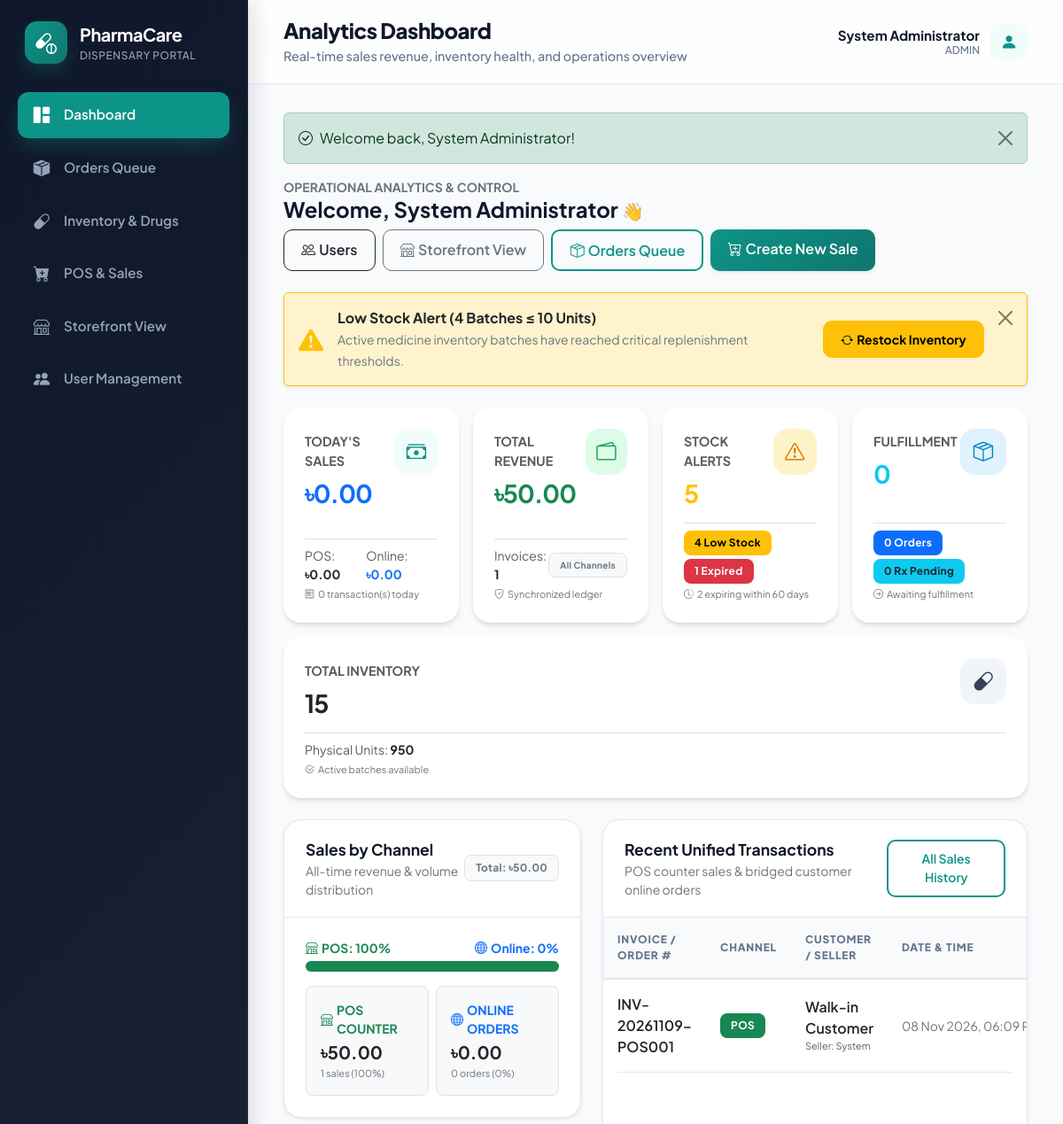
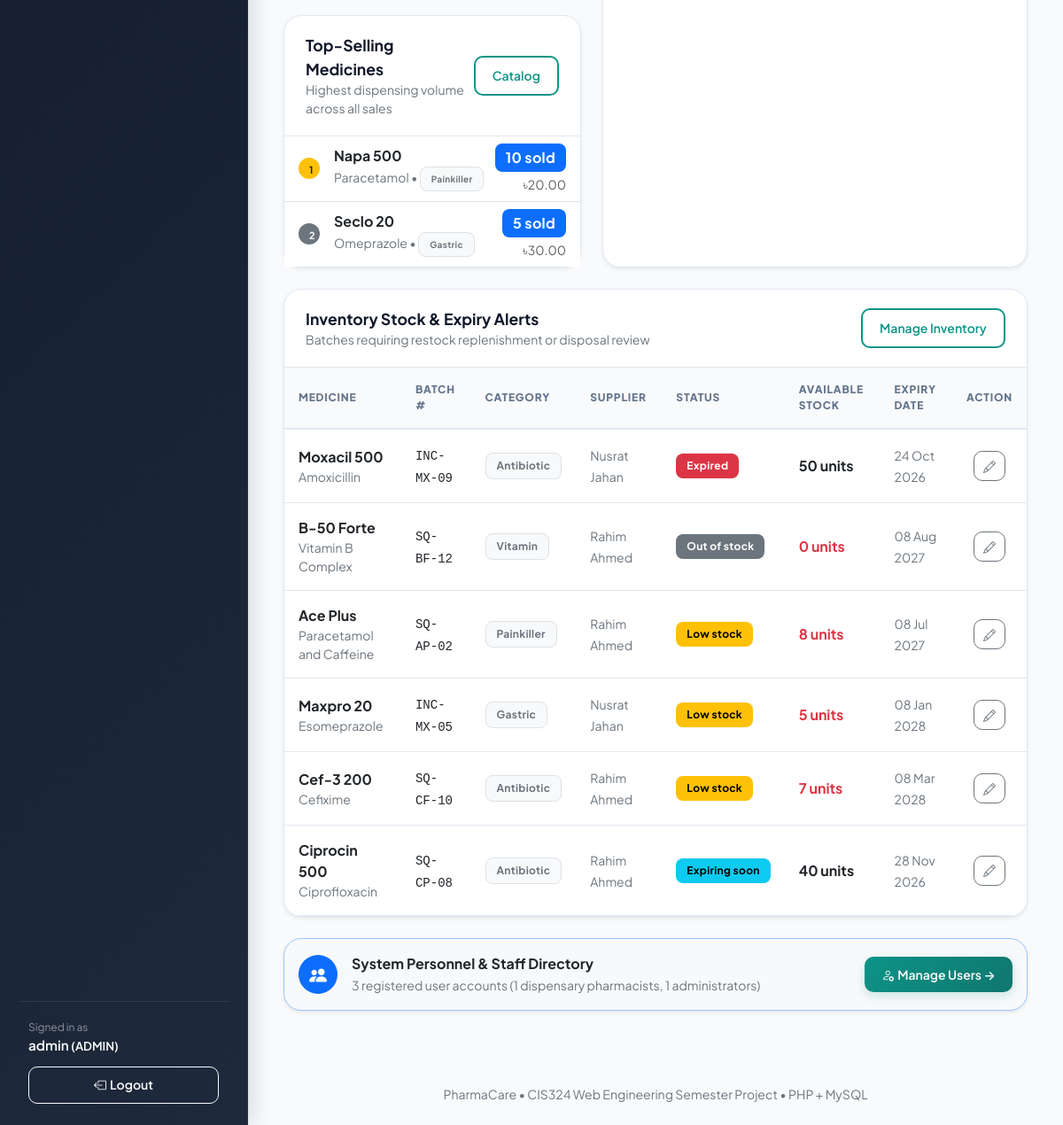
Screenshot of /index.php?page=dashboard (signed in) with the database file from the repository (2 pictures, top to bottom).
### tables this page shows
CREATE TABLE app_users (
    id INT AUTO_INCREMENT PRIMARY KEY,
    full_name VARCHAR(100) NOT NULL,
    username VARCHAR(50) NOT NULL UNIQUE,
    email VARCHAR(100) NULL UNIQUE,
    phone VARCHAR(30) NULL,
    address TEXT NULL,
    password VARCHAR(255) NOT NULL,
    role ENUM('ADMIN', 'STAFF', 'CUSTOMER') NOT NULL DEFAULT 'CUSTOMER',
    enabled TINYINT(1) NOT NULL DEFAULT 1,
    created_at DATETIME NOT NULL DEFAULT CURRENT_TIMESTAMP
);

CREATE TABLE sales (
    id INT AUTO_INCREMENT PRIMARY KEY,
    invoice_number VARCHAR(50) NOT NULL UNIQUE,
    sale_date DATETIME NOT NULL DEFAULT CURRENT_TIMESTAMP,
    customer_name VARCHAR(100) NULL,
    customer_phone VARCHAR(30) NULL,
    subtotal DECIMAL(10,2) NOT NULL,
    discount DECIMAL(10,2) NOT NULL DEFAULT 0.00,
    total_amount DECIMAL(10,2) NOT NULL,
    sold_by_id INT NOT NULL,
    channel VARCHAR(20) NOT NULL DEFAULT 'POS',
    order_id INT NULL,
    CONSTRAINT chk_sales_subtotal CHECK (subtotal >= 0),
    CONSTRAINT chk_sales_total CHECK (total_amount >= 0),
    CONSTRAINT fk_sales_sold_by FOREIGN KEY (sold_by_id) REFERENCES app_users(id) ON DELETE RESTRICT,
    CONSTRAINT fk_sales_order FOREIGN KEY (order_id) REFERENCES orders(id) ON DELETE SET NULL,
    INDEX idx_sale_date (sale_date),
    INDEX idx_sale_channel (channel),
    INDEX idx_sale_order (order_id)
);

CREATE TABLE medicines (
    id INT AUTO_INCREMENT PRIMARY KEY,
    name VARCHAR(120) NOT NULL,
    generic_name VARCHAR(120) NOT NULL,
    brand_name VARCHAR(120) NULL,
    batch_number VARCHAR(50) NOT NULL UNIQUE,
    medicine_type ENUM('TABLET', 'CAPSULE', 'SYRUP', 'INJECTION', 'CREAM', 'DROP', 'INHALER', 'OTHER') NOT NULL DEFAULT 'TABLET',
    purchase_price DECIMAL(10,2) NOT NULL,
    selling_price DECIMAL(10,2) NOT NULL,
    quantity INT NOT NULL DEFAULT 0,
    minimum_stock_level INT NOT NULL DEFAULT 10,
    manufacturing_date DATE NULL,
    expiry_date DATE NOT NULL,
    prescription_required TINYINT(1) NOT NULL DEFAULT 0,
    active TINYINT(1) NOT NULL DEFAULT 1,
    category_id INT NOT NULL,
    supplier_id INT NOT NULL,
    created_at DATETIME NOT NULL DEFAULT CURRENT_TIMESTAMP,
    CONSTRAINT chk_medicine_quantity CHECK (quantity >= 0),
    CONSTRAINT chk_medicine_prices CHECK (purchase_price >= 0 AND selling_price >= 0),
    CONSTRAINT fk_medicine_category FOREIGN KEY (category_id) REFERENCES categories(id) ON DELETE RESTRICT,
    CONSTRAINT fk_medicine_supplier FOREIGN KEY (supplier_id) REFERENCES suppliers(id) ON DELETE RESTRICT,
    INDEX idx_medicine_name (name),
    INDEX idx_medicine_generic (generic_name),
    INDEX idx_medicine_expiry (expiry_date)
);

CREATE TABLE categories (
    id INT AUTO_INCREMENT PRIMARY KEY,
    name VARCHAR(50) NOT NULL UNIQUE,
    description VARCHAR(255) NULL,
    created_at DATETIME NOT NULL DEFAULT CURRENT_TIMESTAMP
);

CREATE TABLE suppliers (
    id INT AUTO_INCREMENT PRIMARY KEY,
    name VARCHAR(100) NOT NULL,
    company_name VARCHAR(120) NULL,
    phone VARCHAR(30) NOT NULL,
    email VARCHAR(120) NULL,
    address VARCHAR(255) NULL,
    created_at DATETIME NOT NULL DEFAULT CURRENT_TIMESTAMP
);

### pages/dashboard.php (the view, shortened to what the rows shown need)
<?php
$summary = DashboardService::getSummary();
$recentSales = $summary['recent_transactions'];
$alerts = $summary['inventory_alerts'];
?>
<div class="d-flex flex-wrap justify-content-between align-items-center gap-2 mb-4">
    <div>
        <div class="text-secondary small fw-bold text-uppercase">Operational Analytics &amp; Control</div>
        <h2 class="h4 mb-0 fw-bold">Welcome, <?= e(user()['full_name']) ?> <span class="fs-5">👋</span></h2>
    </div>
</div>
<div class="row g-4 mb-4">
    <div class="col-xl-7">
        <div class="card shadow-sm h-100">
            <div class="table-responsive">
                <table class="table align-middle table-hover mb-0">
                    <thead class="table-light">
                        <tr>
                            <th>Invoice / Order #</th>
                            <th>Channel</th>
                            <th>Customer / Seller</th>
                            <th>Date &amp; Time</th>
                        </tr>
                    </thead>
                    <tbody>
                        <?php foreach ($recentSales as $sale): ?>
                            <tr>
                                <td>
                                    <a class="fw-semibold text-dark text-decoration-none" href="<?= e(url('invoice', ['id' => $sale['id']])) ?>">
                                        <?= e($sale['invoice_number']) ?>
                                    </a>
                                </td>
                                <td>
                                    <?php if ($sale['channel'] === 'ONLINE'): ?>
                                        <span class="badge text-bg-primary">ONLINE</span>
                                    <?php else: ?>
                                        <span class="badge text-bg-success">POS</span>
                                    <?php endif; ?>
                                </td>
                                <td>
                                    <div class="fw-semibold text-dark"><?= e($sale['customer_name'] ?: 'Counter Walk-in') ?></div>
                                    <div class="small text-muted" style="font-size: 11px;">
                                        Seller: <?= e($sale['seller_name'] ?? 'System') ?>
                                    </div>
                                </td>
                                <td>
                                    <span class="text-nowrap small text-secondary">
                                        <?= e(nice_date($sale['sale_date'], true)) ?>
                                    </span>
                                </td>
                            </tr>
                        <?php endforeach; ?>
                    </tbody>
                </table>
            </div>
        </div>
    </div>
</div>
<div class="card shadow-sm mb-4">
    <div class="table-responsive">
        <table class="table align-middle table-hover mb-0">
            <thead class="table-light">
                <tr>
                    <th>Medicine</th>
                    <th>Batch #</th>
                    <th>Category</th>
                    <th>Supplier</th>
                    <th>Status</th>
                    <th>Available Stock</th>
                    <th>Expiry Date</th>
                    <th class="text-center">Action</th>
                </tr>
            </thead>
            <tbody>
                <?php foreach ($alerts as $m): ?>
                    <tr>
                        <td>
                            <strong class="text-dark"><?= e($m['name']) ?></strong>
                            <div class="small text-secondary"><?= e($m['generic_name']) ?></div>
                        </td>
                        <td>
                            <code class="text-dark"><?= e($m['batch_number']) ?></code>
                        </td>
                        <td>
                            <span class="badge text-bg-light border text-secondary"><?= e($m['category_name']) ?></span>
                        </td>
                        <td>
                            <span class="small text-secondary"><?= e($m['supplier_name'] ?? '—') ?></span>
                        </td>
                        <td>
                            <?php
                                $alertStatus = (string)($m['computed_status'] ?? $m['alert_type'] ?? (function_exists('medicine_status') ? medicine_status($m) : 'AVAILABLE'));
                            ?>
                            <span class="badge text-bg-<?= e(status_badge($alertStatus)) ?>">
                                <?= e(status_label($alertStatus)) ?>
                            </span>
                        </td>
                        <td>
                            <span class="fw-bold <?= (int)$m['quantity'] <= 10 ? 'text-danger' : 'text-dark' ?>">
                                <?= e((string)$m['quantity']) ?> units
                            </span>
                        </td>
                        <td>
                            <span class="small text-secondary"><?= e(nice_date($m['expiry_date'])) ?></span>
                        </td>
                        <td class="text-center">
                            <?php if (is_admin()): ?>
                                <a href="index.php?page=medicines&tab=medicine_form&id=<?= $m['id'] ?>" class="btn btn-sm btn-outline-secondary" title="Edit Batch">
                                    <i class="bi bi-pencil"></i>
                                </a>
                            <?php else: ?>
                                <a href="<?= e(url('medicines', ['keyword' => $m['batch_number']])) ?>" class="btn btn-sm btn-outline-secondary" title="View Batch">
                                    <i class="bi bi-eye"></i>
                                </a>
                            <?php endif; ?>
                        </td>
                    </tr>
                <?php endforeach; ?>
            </tbody>
        </table>
    </div>
</div>

### includes/header.php (shortened to what the rows shown need)
<?php
$heading = page_title($page);
$subtitles = [
    'dashboard'    => 'Real-time sales revenue, inventory health, and operations overview',
    'catalog'      => 'Browse, search, and order available medicines online',
    'cart'         => 'Review selected medicines and complete your order',
    'orders'       => is_customer() ? 'Track your active and previous medicine orders' : 'Staff order fulfillment and prescription verification queue',
    'order_detail' => 'Review order items, prescription documents, and fulfillment timeline',
    'medicines'    => 'Medicine inventory, stock levels, categories, and suppliers',
    'sales'        => 'Point of Sale counter billing and historical sales receipts',
    'invoice'      => 'Printable receipt for completed transaction',
    'login'        => 'Sign in to access your PharmaCare account',
    'register'     => 'Create a customer account to place medicine orders online',
    'users'        => 'Manage system credentials, personnel roles, authorizations, and passwords',
];
if (!user()) {
    $links = [
        ['catalog', 'capsule-pill', 'Browse Medicines', 'catalog'],
    ];
    $brandUrl = url('catalog');
    $brandSubtitle = 'Online Storefront';
} else {
    $brandUrl = url('dashboard');
    $brandSubtitle = 'Dispensary Portal';
}
?>
<!doctype html>
<html lang="en">
<head>
<link href="https://cdn.jsdelivr.net/npm/bootstrap@5.3.3/dist/css/bootstrap.min.css" rel="stylesheet">
<link href="https://cdn.jsdelivr.net/npm/bootstrap-icons@1.11.3/font/bootstrap-icons.min.css" rel="stylesheet">
<link rel="stylesheet" href="assets/style.css">
</head>
<body>
<aside class="app-sidebar">
 <a class="brand" href="<?= e($brandUrl) ?>">
   <span><strong>PharmaCare</strong><small><?= e($brandSubtitle) ?></small></span>
 </a>
 <?php if (user()): ?>
  <div class="sidebar-footer">
   <div class="small text-white-50">Signed in as</div>
   <div class="fw-semibold text-white text-truncate"><?= e(user()['username']) ?> <small>(<?= e(user()['role']) ?>)</small></div>
   <form method="post" action="actions.php">
     <button class="btn btn-sm btn-outline-light w-100" type="submit">
       <i class="bi bi-box-arrow-left me-1"></i><span>Logout</span>
     </button>
   </form>
  </div>
 <?php endif; ?>
</aside>
<div class="app-main">
 <header class="app-topbar">
  <div class="d-flex align-items-center gap-3">
    <div>
      <h1><?= e($heading) ?></h1>
      <p><?= e($subtitles[$page] ?? 'Pharmacy Management & Online Ordering System') ?></p>
    </div>
  </div>
  <div class="topbar-user">
   <?php if (user()): ?>
    <div class="text-end">
     <strong><?= e(user()['full_name']) ?></strong>
     <small><?= e(user()['role']) ?></small>
    </div>
    <div class="avatar"><i class="bi bi-person-fill"></i></div>
   <?php else: ?>
    <a href="<?= e(url('login')) ?>" class="btn btn-outline-primary btn-sm">Sign In</a>
    <a href="<?= e(url('register')) ?>" class="btn btn-primary btn-sm">Register</a>
   <?php endif; ?>
  </div>
 </header>
 <main class="content">

### rows the page displays
app_users: role "DISPENSARY PORTAL", username "admin", role "ADMIN", role "Real-time sales revenue, inventory health, and operations overview", full_name "System Administrator"
sales: invoice_number "INV-20261109-POS001", channel "POS", customer_name "Walk-in Customer", seller_name "System", sale_date "08 Nov 2026, 06:09…"
medicines: name "Moxacil 500", generic_name "Amoxicillin", batch_number "INC-MX-09", category.name "Antibiotic", supplier.name "Nusrat Jahan", alertStatus "Expired", quantity "50", expiry_date "24 Oct 2026"
medicines: name "B-50 Forte", generic_name "Vitamin B Complex", batch_number "SQ-BF-12", category.name "Vitamin", supplier.name "Rahim Ahmed", alertStatus "Out of stock", quantity "0", expiry_date "08 Aug 2027"
medicines: name "Ace Plus", generic_name "Paracetamol and Caffeine", batch_number "SQ-AP-02", category.name "Painkiller", supplier.name "Rahim Ahmed", alertStatus "Low stock", quantity "8", expiry_date "08 Jul 2027"
medicines: name "Maxpro 20", generic_name "Esomeprazole", batch_number "INC-MX-05", category.name "Gastric", supplier.name "Nusrat Jahan", alertStatus "Low stock", quantity "5", expiry_date "08 Jan 2028"
medicines: name "Cef-3 200", generic_name "Cefixime", batch_number "SQ-CF-10", category.name "Antibiotic", supplier.name "Rahim Ahmed", alertStatus "Low stock", quantity "7", expiry_date "08 Mar 2028"
medicines: name "Ciprocin 500", generic_name "Ciprofloxacin", batch_number "SQ-CP-08", category.name "Antibiotic", supplier.name "Rahim Ahmed", alertStatus "Expiring soon", quantity "40", expiry_date "28 Nov 2026"

### other values shown
$label "Dashboard"
$label "Orders Queue"
$label "Inventory & Drugs"
$label "POS & Sales"
$label "Storefront View"
$label "User Management"
$heading "Analytics Dashboard"
$f['text'] "Welcome back, System Administrator!"
$inv['low_stock_count'] "4"
money($fin['today_total_sales']) "৳0.00"
money($fin['today_pos_sales']) "৳0.00"
money($fin['today_online_sales']) "৳0.00"
$fin['today_invoices_count'] "0"
money($fin['total_revenue']) "৳50.00"
$fin['total_invoices_all'] "1"
